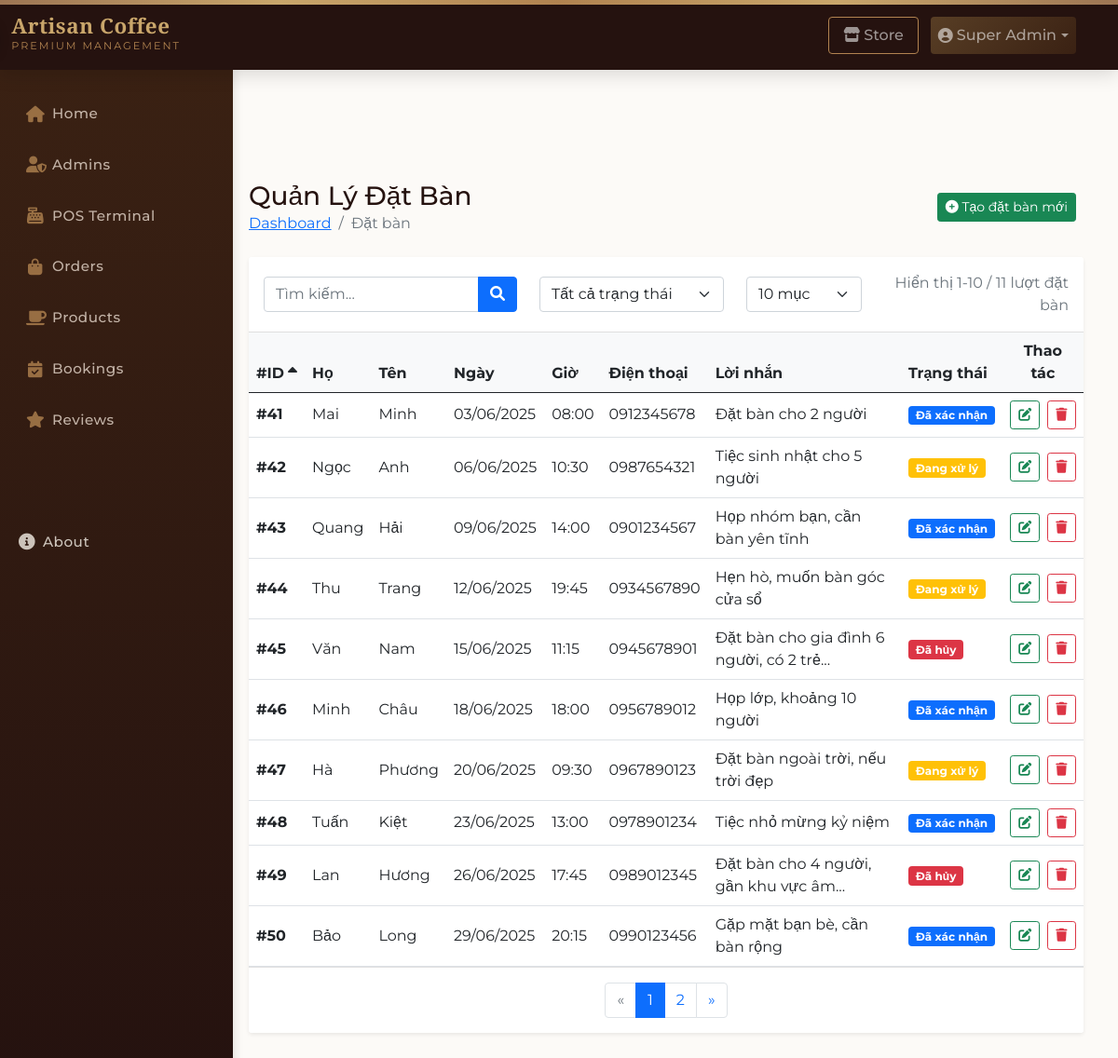
The app's page /admin-panel/bookings-admins/show-bookings.php (signed in) with its own data.
### tables this page shows
CREATE TABLE IF NOT EXISTS `bookings` (
  `ID` int(10) NOT NULL AUTO_INCREMENT,
  `user_id` int(10) NOT NULL,
  `first_name` varchar(200) NOT NULL,
  `last_name` varchar(200) NOT NULL,
  `date` varchar(200) DEFAULT NULL,
  `time` varchar(200) NOT NULL,
  `phone_number` varchar(100) NOT NULL,
  `message` text NOT NULL,
  `status` varchar(100) NOT NULL,
  `created_at` timestamp NOT NULL DEFAULT current_timestamp(),
  PRIMARY KEY (`ID`)
);

### config/config.php (called while the page is built, shortened)
<?php
function truncateString($string, $length = 100, $append = "...")
{
    $string = trim($string);
    if (strlen($string) > $length) {
        $string = wordwrap($string, $length);
        $string = explode("\n", $string, 2);
        $string = $string[0] . $append;
    }
    return $string;
}

### admin-panel/bookings-admins/show-bookings.php (the view, shortened to what this page needs)
<?php
require_once "../../config/config.php";
$page = isset($_GET['page']) ? max(1, (int)$_GET['page']) : 1;
$limit = isset($_GET['limit']) ? (int)$_GET['limit'] : 10;
$offset = ($page - 1) * $limit;
$search = isset($_GET['search']) ? trim($_GET['search']) : '';
$status_filter = isset($_GET['status']) ? $_GET['status'] : '';
$allowed_sort_fields = ['ID', 'first_name', 'last_name', 'date', 'time', 'status'];
$allowed_order_types = ['ASC', 'DESC'];
$sort = (isset($_GET['sort']) && in_array($_GET['sort'], $allowed_sort_fields)) ? $_GET['sort'] : 'ID';
$order = (isset($_GET['order']) && in_array(strtoupper($_GET['order']), $allowed_order_types)) ? strtoupper($_GET['order']) : 'ASC';
$where_clause = [];
$params = [];
$where_sql = !empty($where_clause) ? "WHERE " . implode(' AND ', $where_clause) : "";
$count_query = $conn->prepare("SELECT COUNT(*) FROM bookings $where_sql");
$count_query->execute($params);
$total_bookings = $count_query->fetchColumn();
$total_pages = ceil($total_bookings / $limit);
$query = "SELECT * FROM bookings $where_sql ORDER BY $sort $order LIMIT $offset, $limit";
$bookings_query = $conn->prepare($query);
$bookings_query->execute($params);
$bookings = $bookings_query->fetchAll(PDO::FETCH_OBJ);
require "../layouts/header.php";
function buildUrl($page = null, $sort = null, $order = null)
{
  global $search, $status_filter, $limit;
  $current_sort = $sort ?? $_GET['sort'] ?? 'ID';
  $current_order = $order ?? ($_GET['order'] ?? 'ASC');
  $current_page = $page ?? $_GET['page'] ?? 1;
  return "?page=$current_page&sort=$current_sort&order=$current_order&search=" .
    urlencode($search) . "&status=" . urlencode($status_filter) . "&limit=$limit";
}
?>
<div class="container-fluid py-4">
  <div class="d-flex align-items-center justify-content-between mb-4">
    <div>
      <h1 class="h3 mb-0 text-gray-800">Quản Lý Đặt Bàn</h1>
      <nav aria-label="breadcrumb">
        <ol class="breadcrumb mb-0 bg-transparent p-0">
          <li class="breadcrumb-item"><a href="<?= ADMINAPPURL ?>">Dashboard</a></li>
          <li class="breadcrumb-item active">Đặt bàn</li>
        </ol>
      </nav>
    </div>
    <div>
      <a href="create-bookings.php" class="btn btn-sm btn-success me-2">
        <i class="fas fa-plus-circle"></i> Tạo đặt bàn mới
      </a>
    </div>
  </div>
  <div class="card border-0 shadow-sm mb-4">
    <div class="card-header bg-white py-3">
      <div class="row align-items-center">
        <div class="col-md-4 mb-2 mb-md-0">
          <form action="" method="GET" class="d-flex">
            <div class="input-group">
              <input type="text" class="form-control" name="search" placeholder="Tìm kiếm..." value="<?= htmlspecialchars($search) ?>">
              <button class="btn btn-primary" type="submit">
                <i class="fas fa-search"></i>
              </button>
            </div>
          </form>
        </div>
        <div class="col-md-3 mb-2 mb-md-0">
          <form action="" method="GET" id="statusForm">
            <select class="form-select" name="status" onchange="this.form.submit()">
              <option value="">Tất cả trạng thái</option>
            </select>
          </form>
        </div>
        <div class="col-md-2 mb-2 mb-md-0">
          <form action="" method="GET" id="limitForm">
            <select class="form-select" name="limit" onchange="this.form.submit()">
              <option value="10" <?= $limit == 10 ? 'selected' : '' ?>>10 mục</option>
            </select>
          </form>
        </div>
        <div class="col-md-3 text-md-end mb-2 mb-md-0">
          <span class="text-muted">
            <?php
            if ($total_bookings > 0) {
              $showing_from = $offset + 1;
              $showing_to = min($offset + $limit, $total_bookings);
              echo "Hiển thị $showing_from-$showing_to / $total_bookings lượt đặt bàn";
            } else {
              echo "0 lượt đặt bàn";
            }
            ?>
          </span>
        </div>
      </div>
    </div>
    <div class="card-body p-0">
      <div class="table-responsive">
        <table class="table table-hover align-middle mb-0">
          <thead class="bg-light">
            <tr>
              <th>
                <a href="<?= buildUrl(null, 'ID', ($sort == 'ID' && $order == 'ASC') ? 'DESC' : 'ASC') ?>" class="text-dark text-decoration-none d-flex align-items-center">
                  #ID
                  <?php if ($sort == 'ID'): ?>
                    <i class="fas fa-sort-<?= $order == 'DESC' ? 'down' : 'up' ?> ms-1"></i>
                  <?php endif; ?>
                </a>
              </th>
              <th>
                <a href="<?= buildUrl(null, 'first_name', ($sort == 'first_name' && $order == 'ASC') ? 'DESC' : 'ASC') ?>" class="text-dark text-decoration-none d-flex align-items-center">
                  Họ
                </a>
              </th>
              <th>
                <a href="<?= buildUrl(null, 'last_name', ($sort == 'last_name' && $order == 'ASC') ? 'DESC' : 'ASC') ?>" class="text-dark text-decoration-none d-flex align-items-center">
                  Tên
                </a>
              </th>
              <th>
                <a href="<?= buildUrl(null, 'date', ($sort == 'date' && $order == 'ASC') ? 'DESC' : 'ASC') ?>" class="text-dark text-decoration-none d-flex align-items-center">
                  Ngày
                </a>
              </th>
              <th>
                <a href="<?= buildUrl(null, 'time', ($sort == 'time' && $order == 'ASC') ? 'DESC' : 'ASC') ?>" class="text-dark text-decoration-none d-flex align-items-center">
                  Giờ
                </a>
              </th>
              <th>Điện thoại</th>
              <th>Lời nhắn</th>
              <th>
                <a href="<?= buildUrl(null, 'status', ($sort == 'status' && $order == 'ASC') ? 'DESC' : 'ASC') ?>" class="text-dark text-decoration-none d-flex align-items-center">
                  Trạng thái
                </a>
              </th>
              <th class="text-center">Thao tác</th>
            </tr>
          </thead>
          <tbody>
            <?php if (count($bookings) > 0): ?>
              <?php foreach ($bookings as $booking): ?>
                <tr>
                  <td class="fw-bold">#<?= $booking->ID ?></td>
                  <td><?= htmlspecialchars($booking->first_name) ?></td>
                  <td><?= htmlspecialchars($booking->last_name) ?></td>
                  <td><?= htmlspecialchars($booking->date) ?></td>
                  <td><?= htmlspecialchars($booking->time) ?></td>
                  <td><?= htmlspecialchars($booking->phone_number) ?></td>
                  <td>
                    <?= truncateString(htmlspecialchars($booking->message), 50) ?>
                  </td>
                  <td>
                    <?php
                    switch ($booking->status) {
                      case 'Pending':
                        $status_class = 'warning';
                        $status_text = 'Đang xử lý';
                        break;
                      case 'Confirmed':
                        $status_class = 'primary';
                        $status_text = 'Đã xác nhận';
                        break;
                      case 'Cancelled':
                        $status_class = 'danger';
                        $status_text = 'Đã hủy';
                        break;
                    }
                    ?>
                    <span class="badge bg-<?= $status_class ?>"><?= $status_text ?></span>
                  </td>
                  <td>
                    <div class="d-flex justify-content-center gap-2">
                      <a href="update-bookings.php?booking_id=<?= $booking->ID ?>" class="btn btn-sm btn-outline-success">
                        <i class="fas fa-edit"></i>
                      </a>
                      <button type="button" class="btn btn-sm btn-outline-danger" onclick="confirmDelete(<?= $booking->ID ?>)">
                        <i class="fas fa-trash"></i>
                      </button>
                    </div>
                  </td>
                </tr>
              <?php endforeach; ?>
            <?php endif; ?>
          </tbody>
        </table>
      </div>
    </div>
    <?php if ($total_bookings > 0): ?>
      <div class="card-footer bg-white py-3">
        <nav aria-label="Page navigation">
          <ul class="pagination justify-content-center mb-0">
            <li class="page-item <?= ($page <= 1) ? 'disabled' : '' ?>">
              <a class="page-link" href="<?= buildUrl($page - 1) ?>" aria-label="Previous">
                <span aria-hidden="true">&laquo;</span>
              </a>
            </li>
            <?php
            $start_page = max(1, min($page - 2, $total_pages - 4));
            $end_page = min($total_pages, $start_page + 4);
            for ($i = $start_page; $i <= $end_page; $i++):
            ?>
              <li class="page-item <?= ($page == $i) ? 'active' : '' ?>">
                <a class="page-link" href="<?= buildUrl($i) ?>"><?= $i ?></a>
              </li>
            <?php endfor; ?>
            <li class="page-item <?= ($page >= $total_pages) ? 'disabled' : '' ?>">
              <a class="page-link" href="<?= buildUrl($page + 1) ?>" aria-label="Next">
                <span aria-hidden="true">&raquo;</span>
              </a>
            </li>
          </ul>
        </nav>
      </div>
    <?php endif; ?>
  </div>
</div>
<?php
require "../layouts/footer.php";
?>

### admin-panel/styles/style.css (style rules this page uses)
:root { --espresso: #25120f; --dark-roast: #3a2113; --mocha: #583e25; --caramel: #b18350; --gold-accent: #c9a66b; --cream: #f3eee5; --milk: #fcfaf7; --deep-gold: #9d7553; }
* { margin: 0; padding: 0; box-sizing: border-box; }
body { font-family: "Montserrat", sans-serif; background-color: var(--milk); color: var(--espresso); padding-top: 90px; overflow-x: hidden; }
body::before { content: ""; position: fixed; top: 0; left: 0; width: 100%; height: 100%; background-image: url("https://images.unsplash.com/photo-1585314062340-f1a5a7c9328d?crop=entropy&cs=tinysrgb&fit=max&fm=jpg&ixid=MnwxfDB8MXxyYW5kb218MHx8d29vZHx8fHx8fDE2MjMzNjg4MjA&ixlib=rb-1.2.1&q=80&utm_campaign=api-credit&utm_medium=referral&utm_source=unsplash_source&w=1920"); background-size: cover; opacity: 0.03; z-index: -1; pointer-events: none; }
@media (min-width: 992px) { body { padding-top: 75px; } }
.me-2 { margin-right: 0.5rem !important; }
.ms-1 { margin-left: 0.25rem !important; }

### admin-panel/layouts/header.php (style rules this page uses)
:root { --espresso: #25120F; --dark-roast: #3A2113; --mocha: #583E25; --caramel: #B18350; --gold-accent: #C9A66B; --cream: #F3EEE5; --milk: #FCFAF7; --deep-gold: #9D7553; }
* { margin: 0; padding: 0; box-sizing: border-box; }
html, body { height: 100%; }
body { font-family: 'Montserrat', sans-serif; background-color: var(--milk); color: var(--espresso); padding-top: 75px; overflow-x: hidden; display: flex; flex-direction: column; }
body::before { content: ""; position: fixed; top: 0; left: 0; width: 100%; height: 100%; background-image: url('https://images.unsplash.com/photo-1585314062340-f1a5a7c9328d?crop=entropy&cs=tinysrgb&fit=max&fm=jpg&ixid=MnwxfDB8MXxyYW5kb218MHx8d29vZHx8fHx8fDE2MjMzNjg4MjA&ixlib=rb-1.2.1&q=80&utm_campaign=api-credit&utm_medium=referral&utm_source=unsplash_source&w=1920'); background-size: cover; opacity: 0.03; z-index: -1; pointer-events: none; }

### records on screen
bookings: ID "41", first_name "Mai", last_name "Minh", date "03/06/2025", time "08:00", phone_number "0912345678", message "Đặt bàn cho 2 người", status "Đã xác nhận"
bookings: ID "42", first_name "Ngọc", last_name "Anh", date "06/06/2025", time "10:30", phone_number "0987654321", message "Tiệc sinh nhật cho 5 người", status "Đang xử lý"
bookings: ID "43", first_name "Quang", last_name "Hải", date "09/06/2025", time "14:00", phone_number "0901234567", message "Họp nhóm bạn, cần bàn yên tĩnh", status "Đã xác nhận"
bookings: ID "44", first_name "Thu", last_name "Trang", date "12/06/2025", time "19:45", phone_number "0934567890", message "Hẹn hò, muốn bàn góc cửa sổ", status "Đang xử lý"
bookings: ID "45", first_name "Văn", last_name "Nam", date "15/06/2025", time "11:15", phone_number "0945678901", message "Đặt bàn cho gia đình 6 người, có 2 trẻ...", status "Đã hủy"
bookings: ID "46", first_name "Minh", last_name "Châu", date "18/06/2025", time "18:00", phone_number "0956789012", message "Họp lớp, khoảng 10 người", status "Đã xác nhận"
bookings: ID "47", first_name "Hà", last_name "Phương", date "20/06/2025", time "09:30", phone_number "0967890123", message "Đặt bàn ngoài trời, nếu trời đẹp", status "Đang xử lý"
bookings: ID "48", first_name "Tuấn", last_name "Kiệt", date "23/06/2025", time "13:00", phone_number "0978901234", message "Tiệc nhỏ mừng kỷ niệm", status "Đã xác nhận"
bookings: ID "49", first_name "Lan", last_name "Hương", date "26/06/2025", time "17:45", phone_number "0989012345", message "Đặt bàn cho 4 người, gần khu vực âm...", status "Đã hủy"
bookings: ID "50", first_name "Bảo", last_name "Long", date "29/06/2025", time "20:15", phone_number "0990123456", message "Gặp mặt bạn bè, cần bàn rộng", status "Đã xác nhận"

### other values on screen
$_SESSION['admin_name'] "Super Admin"
$showing_from "1"
$showing_to "10"
$total_bookings "11"
